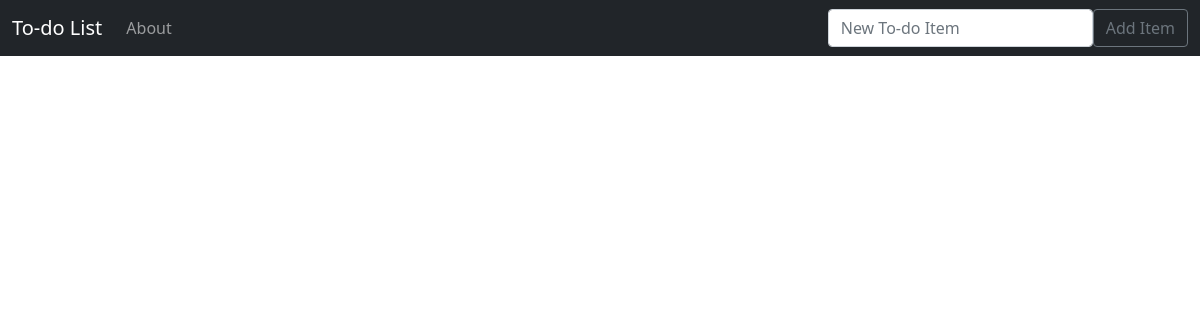
The app's page /, older data.
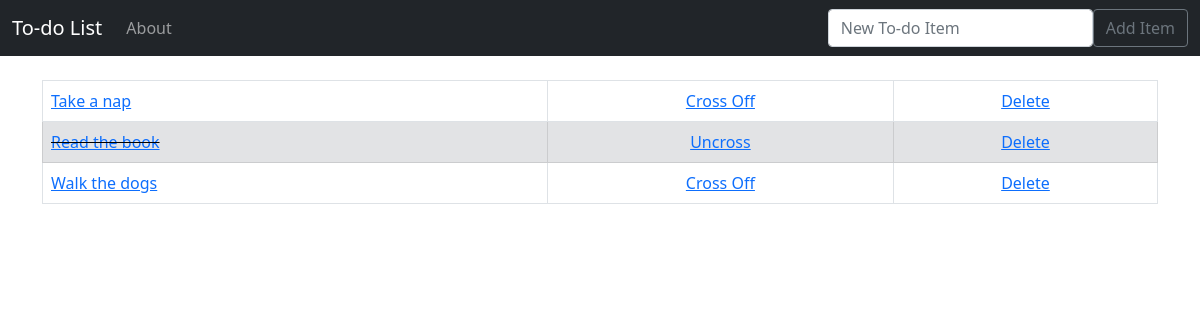
The same page, newer data.
### todo_list/models.py (models this page shows, shortened)
class List(models.Model):
    item = models.CharField(max_length=200)
    completed = models.BooleanField(default=False)

### todo_list/views.py (the view)
# urls.py: path('', views.home, name='home'),
def home(request):
    if request.method == "POST":
        form = ListForm(request.POST or None)
        if form.is_valid():
            form.save()
            all_items = List.objects.all
            messages.success(request, "Item has been added to the list!")
            return render(request, 'home.html', {'all_items': all_items})
    else:
        all_items = List.objects.all
        return render(request, 'home.html', {'all_items': all_items})

### todo_list/templates/home.html (shortened to what this page needs)
{% extends 'base.html' %}
{% block content %}
    {% if all_items %}
    <table class="table table-bordered">
        {%for todo_item in all_items %}
            {% if todo_item.completed %}
                <tr class="table-secondary">
                    <td class="striker"><a href= "{% url 'edit' todo_item.id %}">{{ todo_item.item }}</a></td>
                    <td><center><a href= "{% url 'uncross' todo_item.id %}">Uncross</a></center></td>
                    <td><center><a href= "{% url 'delete' todo_item.id %}"> Delete</a></center></td>
                </tr>
            {% else %}
                <tr>
                    <td><a href= "{% url 'edit' todo_item.id %}">{{ todo_item.item }}</a></td>
                    <td><center><a href= "{% url 'crossoff' todo_item.id %}"> Cross Off</a></center></td>
                    <td><center><a href= "{% url 'delete' todo_item.id %}"> Delete</a></center></td>
                </tr>
            {% endif %}
        {% endfor %}
    </table>
    {% endif %}
{% endblock %}

Row changes from the older to the newer data that the page shows:
added List: item "Take a nap"
added List: item "Read the book"
added List: item "Walk the dogs"
